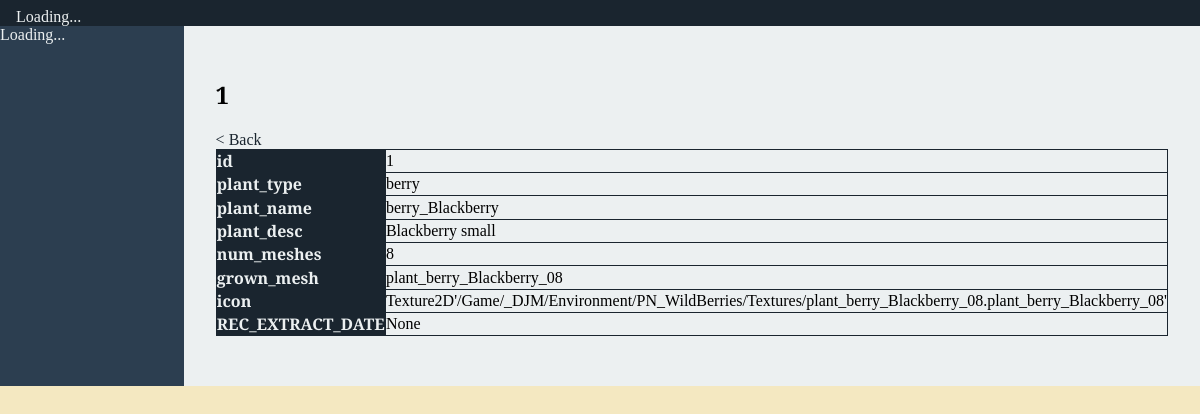
The page /row/o_env_plant/1 on the database its author committed.
### tables this page shows
CREATE TABLE o_env_plant (
     id integer PRIMARY KEY,
    plant_type TEXT,
     plant_name TEXT,
     plant_desc TEXT,
     num_meshes TEXT,
     grown_mesh TEXT,
     icon TEXT,
    REC_EXTRACT_DATE TEXT
    );

### app/app_web.py (the view)
@app.route('/row/<table_name>/<row_id>')
def show_row_details(table_name, row_id):
    current_menu = 'data' # request.args.get('current_menu', 'home')
    conn = get_db_connection()
    cursor = conn.execute(f"SELECT * FROM {table_name} WHERE id = '{row_id}';")
    row = cursor.fetchone()
    columns = [description[0] for description in cursor.description]
    conn.close()
    return render_template('row_details.html',
                           table_name=table_name,
                           columns=columns,
                           row=row,
                           current_menu=current_menu)

### app/app_web.py (called while the page is built)
def get_db_connection():
    conn = sqlite3.connect(db_file)
    conn.row_factory = sqlite3.Row
    return conn

### app/templates/row_details.html
{% extends "base.html" %}
{% block content %}
<h2>{{ row['id'] }}</h2>
 <a href="/table/{{ table_name }}"><div id="link_content">< Back</div></a>
<table border="1">
    <tbody>
        {% for column in columns %}
            <tr>
                <th>{{ column }}</th>
                <td>{{ row[column] }}</td>
            </tr>
        {% endfor %}
    </tbody>
</table>
<BR>
{% endblock %}

### app/static/style.css (style rules this page uses)
:root { --dark-color: #2c3e50; --darker-color: #1a252f; --light-color: #ecf0f1; --highlight-color: #bdc3c7; --body-bg-color: #f4e8c1; }
body { font-family: 'EB Garamond', serif; background-color: var(--body-bg-color); margin: 0; display: flex; flex-direction: column; }
a { text-decoration: none; color: var(--light-color); }
#link_content { text-decoration:none; color: var(--darker-color); }
table { width: 100%; border-collapse: collapse; }
th, td { border: 1px solid var(--darker-color); padding: 0.01em; text-align: left; }
th { background-color: var(--darker-color); color: var(--light-color); }

### rows shown on the page
o_env_plant: id "1", id "1" "berry" "berry_Blackberry" "Blackberry small" "8" "plant_berry_Blackberry_08" "Texture2D'/Game/_DJM/Environment/PN_WildBerries/Textures/plant_berry_Blackberry_08.plant_berry_Blackberry_08'"

### other values the page prints
{{ column }} "id" "plant_type" "plant_name" "plant_desc" "num_meshes" "grown_mesh" "icon" "REC_EXTRACT_DATE"
{{ row[column] }} "None"
